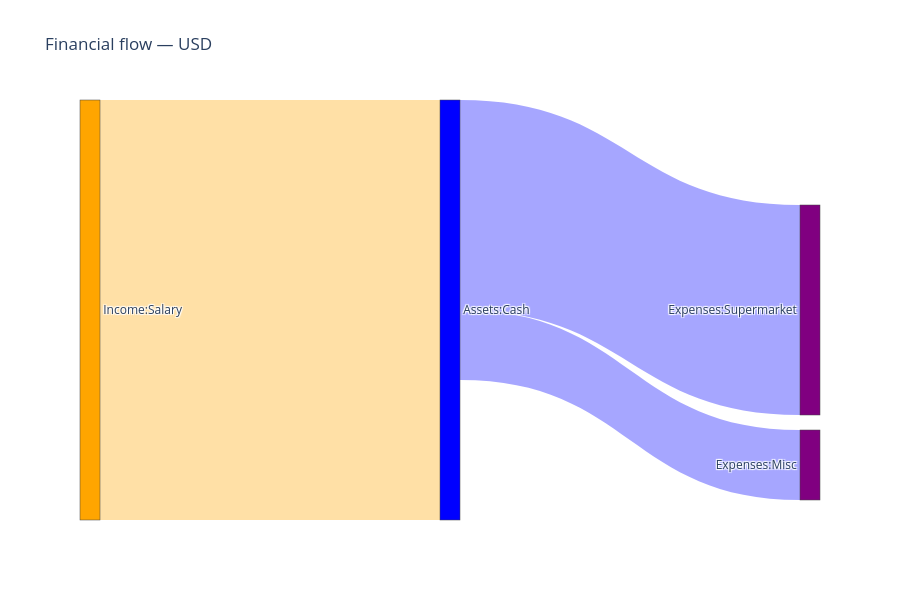

The notebook cell saved with this chart:
### Markdown cell above
Salary is being paid to the  `Income:Salary` and gets put to `Assets:Cash`. Then expenses to 2 different `Expenses` accounts are paid with cash

### Code cell
simple_ledger_2 = """\
option "operating_currency" "USD"

2023-01-01 open Assets:Cash
2023-01-01 open Income:Salary
2023-01-01 open Expenses:Supermarket
2023-01-01 open Expenses:Misc

2023-01-15 * "Salary"
    Assets:Cash                150 USD
    Income:Salary

2023-01-20 * "Buying things"
    Assets:Cash               -100 USD
    Expenses:Supermarket        75 USD
    Expenses:Misc               25 USD
"""

simple_entries_2, _, _ = load_string(simple_ledger_2)

fig = get_sankey_figure_from_entries(simple_entries_2, "USD")
fig.show()

### Figure 1 — Plotly figure (JSON) as saved in the notebook; plotly's stock layout.template omitted (floating-point values rounded to 4 significant figures)
{"data": [{"link": {"color": ["rgba(255,165,0,0.35)", "rgba(0,0,255,0.35)", "rgba(0,0,255,0.35)"], "source": [1, 0, 0], "target": [0, 2, 3], "value": [150, 75, 25]}, "node": {"color": ["blue", "orange", "purple", "purple"], "label": ["Assets:Cash", "Income:Salary", "Expenses:Supermarket", "Expenses:Misc"], "pad": 15, "thickness": 20}, "type": "sankey"}], "layout": {"height": 600, "title": {"text": "Financial flow — USD"}}}
